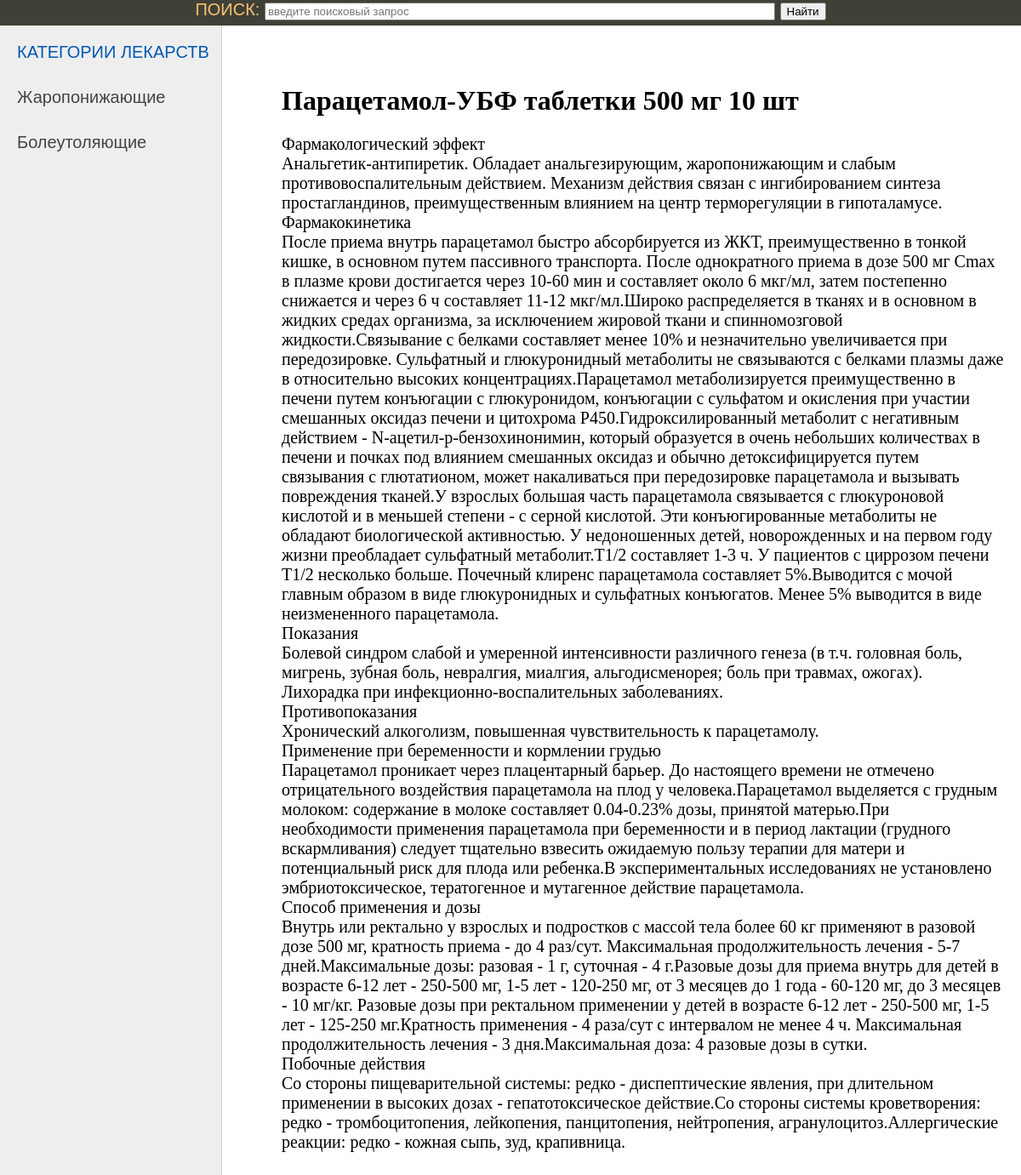
The app's page /post/paracetamol-ubf-tabletki-500-mg-10-sht/ with its own data.
### pharmacy/models.py (models this page shows, shortened)
class Category(models.Model):
    name = models.CharField(max_length=100, db_index=True,
                            verbose_name="Название")  # db_index=True - поле индексировано для поиска
    slug = models.SlugField(max_length=255, unique=True, db_index=True, verbose_name="URL")
    def get_absolute_url(self):  # функция формирования маршрута к конкретной записи
        return reverse('category', kwargs={'cat_slug': self.slug})  # Маршрут с именем post по правилу из urls.py
    class Meta:
        verbose_name = 'Категорию'
        verbose_name_plural = 'Категории'
        ordering = ['id']

class Apteka(models.Model):  # таблица в БД будет называться как имя класса Apteka.
    title = models.CharField(max_length=255, verbose_name="заголовок")  # title ссылка на экземпляр класса CharField
    slug = models.SlugField(max_length=255, unique=True, db_index=True, verbose_name="URL")
    content = models.TextField(blank=True, verbose_name="содержание")  # blank=True - поле может быть пустым
    price = models.CharField(max_length=255, verbose_name="Цена")
    is_published = models.BooleanField(default=True, verbose_name="опубликовано")
    cat = models.ForeignKey('Category', on_delete=models.PROTECT, null=True,
                            verbose_name="Категория")  # будет добавлено поле cat_id id - автоматически 'Category' - ссылка на модель Category
    def __str__(self):  # выводит заголовок текущей записи
        return self.title
    class Meta:  # Класс редактирования отображения админ панели
        verbose_name = 'Лекарства'  # чтобы в админ панеле отображалось нормальное название
        verbose_name_plural = 'Лекарства'
        ordering = ['title']  # сортировка. применяется и к самому сайту. Важное значение для пагинации

### pharmacy/views.py (the view)
# urls.py: path('post/<slug:post_slug>/', ShowPost.as_view(), name='post'),#Динамическая ссылка
class ShowPost(DataMixin, DetailView):
    model = Apteka
    template_name = 'pharmacy/post.html'
    slug_url_kwarg = 'post_slug'
    context_object_name = 'post'  # post используется в шаблоне post.html
    def get_queryset(self):
        return Apteka.objects.filter(slug=self.kwargs['post_slug'])
    def get_context_data(self, *, object=None, **kwargs):
        context = super().get_context_data(**kwargs)
        c_def = self.get_user_context(title=context['post'])
        context = dict(list(context.items()) + list(c_def.items()))
        return context

### pharmacy/forms.py
class InputForm(forms.Form):
    search_f=forms.CharField(max_length=255)

### pharmacy/utils.py (called while the page is built)
    def get_user_context(self, **kwargs):  # Создает context для формирования шаблона
        context = kwargs  # формируем начальный словарь из именнованых параметров переданных get_user_context
        cats = Category.objects.all()
        context['form'] = InputForm()
        context['cats'] = cats
        if 'cat_selected' not in context:  # если в kwargs нет параметра cat_slected
            context['cat_selected'] = 0
        return context

### pharmacy/templates/pharmacy/post.html
{% extends 'pharmacy/base.html' %}
{% block content %}
<h1> {{post.title}}</h1>
{{post.content|linebreaks}}
{% endblock %}

### pharmacy/templates/pharmacy/base.html (shortened to what this page needs)
{% load static %}
{% load apt_tags %}
<!DOCTYPE html>
<html>
<head>
    <link type="text/css" href="{% static 'pharmacy/css/styles.css' %}" rel="stylesheet"/>
</head>
<body>
<table class="table-page" border=0 cellpadding="0" cellspacing="0">
    <tr>
        <td valign=top>
            {% block mainmenu %}
            <div class="header">
                <ul id="mainmenu" class="mainmenu">
                    <div class="text-field">
                        <div class="text-field__group">
                            <form action="{%url 'search' %}" method="get">
                                <label class="text-field__label" for="search">ПОИСК:</label>
                                <input class="text-field__input" type="search" id="search" name="query"  placeholder="введите поисковый запрос">
                                <button class="text-field__btn" type="submit">Найти</button>
                            </form>
                        </div>
                    </div>
                </ul>
            </div>
            {% endblock mainmenu %}
            <table class="table-content" border=0 cellpadding="0" cellspacing="0">
                <tr>
                    <td valign="top" class="left-chapters">
                        <ul id="leftchapters">
                            {%if cat_selected == 0 %}
                            <li class="selected"> КАТЕГОРИИ ЛЕКАРСТВ</li>
                            {% else %}
                            <li><a href="{% url 'home' %}">КАТЕГОРИИ ЛЕКАРСТВ</a></li><!-- если ссылка не выбрана, отображаем как ссылку
			на главную страницу-->
                            {% endif %}
                            {% for c in cats %}
                            {% if c.pk == cat_selected %}
                                {%if c.name != "None" %}
                                <li class="selected">{{c.name}} <<</li>
                                {%endif%}
                            {% else %}
                                {%if c.name != "None" %}
                                <li><a href="{{c.get_absolute_url}}">{{c.name}} </a></li>
                                {%endif%}
                            {% endif %}
                            {% endfor %}
                        </ul>
                    </td>
                    <td valign="top" class="content">
                        <div class="content-text">
                            {% block content %}
                            {% endblock %}
                        </div>
                    </td>
                </tr>
            </table>
        </td>
    </tr>
</table>
</body>
</html>

### pharmacy/static/pharmacy/css/styles.css (style rules this page uses)
html, body { font-family: 'Arial'; margin: 0; padding: 0; height: 100%; width: 100%; color: #444; }
a { color: #0059b2; text-decoration: none; }
.table-page { width: 100%; height: 100%; vertical-align: top; }
.table-page tr { height: 100%; }
.header { background: #3F4137; height: 30px; position: fixed; top: 0px; left: 0; width: 100%; }
ul.mainmenu { list-style: none; margin: 0; padding: 0; height: 60px; color: #fdc073; font-size: 20px; overflow: hidden; }
.table-content { width: 100%; min-height: 100%; height: 100%; }
.left-chapters { margin: 0; background: #eee; border-right: 1px solid #ccc; min-height: 100%; }
.left-chapters ul { width: 230px; min-height: 100%; margin: 0; padding: 20px 10px 10px 20px; list-style: none; font-size: 20px; }
.left-chapters ul li { margin: 30px 0 0 0; color: #999; }
.left-chapters ul li.selected { color: #0059b2; }
.left-chapters ul li a { color: #444; text-decoration: none; }
.content { padding: 40px 20px 20px 40px; width: 100%; box-sizing: border-box; }
.content-text { margin: 60px 0 0 30px; color: #000; font-size: 20px; font-family: Yandex Sans Display Light; }
.content-text h1 { font-size: 32px; }
.text-field__input { width: 50%; }
.text-field { text-align: center; }

### records on screen
Category: name "Жаропонижающие"
Category: name "Болеутоляющие"
Apteka: title "Парацетамол-УБФ таблетки 500 мг 10 шт", content "Фармакологический эффект Анальгетик-антипиретик. Обладает анальгезирующим, жаропонижающим и слабым противовоспалительным действием. Механизм действия связан с ингибированием синтеза простагландинов, преимущественным влиянием на центр терморегуляции в гипоталамусе. Фармакокинетика После приема внутрь парацетамол быстро абсорбируется из ЖКТ, преимущественно в тонкой кишке, в основном путем пассивного транспорта. После однократного приема в дозе 500 мг Cmax в плазме крови достигается через 10-60 мин и составляет около 6 мкг/мл, затем постепенно снижается и через 6 ч составляет 11-12 мкг/мл.Широко распределяется в тканях и в основном в жидких средах организма, за исключением жировой ткани и…"
